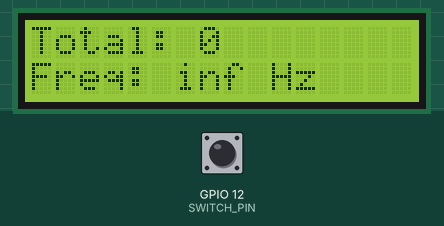
Bench run of a sketch on a simulated ESP8266 (NodeMCU). On the bench: 16×2 character LCD. Inputs (shaded band) come from the test bench; at power-on: GPIO 12 (SWITCH_PIN) HIGH. What the sketch prints to the serial monitor is not drawn.

Above: at 1.2 s.
1.3 s: GPIO 12 (SWITCH_PIN) pulled LOW for 0.15 s
At 2.3 s:
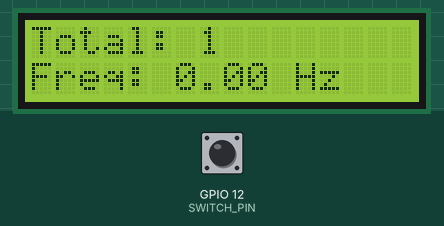
3.0 s: GPIO 12 (SWITCH_PIN) pulled LOW for 1 s
At 5.2 s:
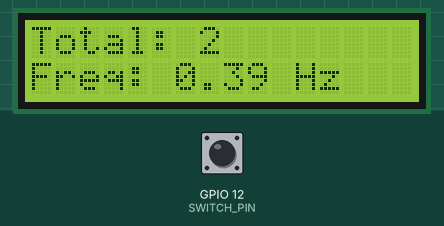
7.0 s: GPIO 12 (SWITCH_PIN) pulled LOW for 0.15 s
At 8.9 s:
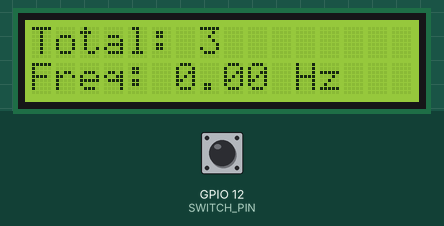
10.0 s: GPIO 12 (SWITCH_PIN) pulled LOW for 1 s
At 11.9 s:
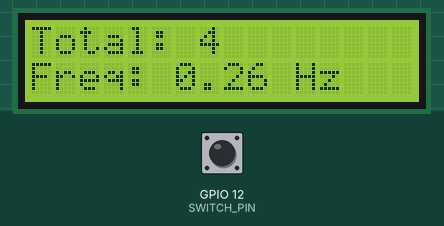
Timing chart, 0 to 13.4 s (numbered marks = the images above; inputs shaded):
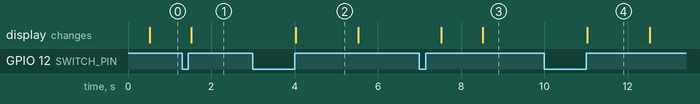

The sketch:

anemometer.ino
```cpp
#include <Arduino.h>
#include <LiquidCrystal_I2C.h>

#define LCD_I2C_ADRESS  0x27
#define LCD_WIDTH       16
#define LCD_HEIGHT      2
LiquidCrystal_I2C lcd(LCD_I2C_ADRESS, LCD_WIDTH, LCD_HEIGHT);

// ----------------------------
// CONFIGURATION
// ----------------------------
#define SWITCH_PIN 12            // Pin for the switch
#define MAX_PRESS_TIMES 60       // Circular buffer length

// ----------------------------
// GLOBAL VARIABLES
// ----------------------------
volatile int pressCount = 0;                    // Simple total counter
volatile unsigned long pressTimes[MAX_PRESS_TIMES];  // Circular buffer for press timestamps
volatile uint8_t pressIndex = 0;                // Current buffer position

unsigned long lastTime = 0;   // For the once-per-interval display
unsigned long interval = 500; // e.g., 500 ms update interval

long last_time_count = 0;

// ----------------------------
// FORWARD DECLARATIONS
// ----------------------------
ICACHE_RAM_ATTR void countPresses();
float getPressesInLastMs(unsigned long period);

// ----------------------------
// INITIALIZATION
// ----------------------------
void init_screen() {
  lcd.init();
  lcd.backlight();
  lcd.noCursor();
  lcd.clear();
  lcd.setCursor(0, 0);
}

// ----------------------------
// SETUP
// ----------------------------
void setup() {
  Serial.begin(115200);  // Start serial communication
  Serial.println("Program start!");

  init_screen();
  Serial.println("Screen inited");

  pinMode(SWITCH_PIN, INPUT);  // Set the switch pin to input with internal pull-up resistor
  attachInterrupt(digitalPinToInterrupt(SWITCH_PIN), countPresses, RISING);
  Serial.println("Interupt set");
}

// ----------------------------
// MAIN LOOP
// ----------------------------
void loop() {
  unsigned long now = millis();

  // Update display every 'interval' ms
  if (now - lastTime >= interval) {
    lastTime = now;

    // We read the total press count safely
    noInterrupts();
    uint32_t totalCount = pressCount;
    interrupts();

    // Calculate how many presses in last 600 ms
    float pressesLast600ms = getPressesInLastMs(1000);

    // Print to Serial
    Serial.print("Total presses: ");
    Serial.print(totalCount);
    Serial.print("  Presses in last 600 ms: ");
    Serial.println(pressesLast600ms);

    // Update LCD
    lcd.setCursor(0, 0);
    lcd.print("Total: ");
    lcd.print(totalCount);

    lcd.setCursor(0, 1);
    lcd.print("Freq: ");
    lcd.print(pressesLast600ms);
    lcd.print(" Hz   ");
  }
}

// ----------------------------
// INTERRUPT SERVICE ROUTINE
// ----------------------------
ICACHE_RAM_ATTR void countPresses() {
  // Store a timestamp in the circular buffer
  unsigned long timeNow = millis();
  pressTimes[pressIndex] = timeNow;

  // Move the index forward in a circular manner
  pressIndex = (pressIndex + 1) % MAX_PRESS_TIMES;

  // Optional total count (you can remove if not needed)
  pressCount++;
}

// ----------------------------
// HELPER FUNCTIONS
// ----------------------------
float getPressesInLastMs(unsigned long period) {
  // Returns how many timestamps are within the last 'period' ms
  // We'll snapshot 'now' so the loop sees a consistent value
  unsigned long now = millis();

  // Reading a shared array in a critical section is safest
  // but for short reads it's often okay if we read the array quickly.
  // We'll do the safer approach with noInterrupts() / interrupts().
  noInterrupts();
  unsigned long timeStamps[MAX_PRESS_TIMES];
  uint8_t indexCopy = pressIndex;
  for (uint8_t i = 0; i < MAX_PRESS_TIMES; i++) {
    timeStamps[i] = pressTimes[i];
  }
  interrupts();

  unsigned long diff_sum = 0;
  uint8_t diff_count = 0;
  uint8_t count = 0;
  unsigned long min_value = -1;
  // We simply check all stored times to see if they are within [now - period, now]
  for (uint8_t i = 0; i < MAX_PRESS_TIMES; i++) {
    if (now - timeStamps[i] <= period) {
      if(i > 0) {
        diff_sum += timeStamps[i] - timeStamps[i-1];
        diff_count += 1;
      }
      count += 1;
    }
  }
  Serial.print("Count:");
  Serial.println(count);

  if (diff_count == 0) {
    return 0.0;   // or return -1, or whatever makes sense for "no presses"
  }

  return (1000.0 * diff_count) / diff_sum;
}
```

Measured:
- after the input at 1.3 s, the display: changes after 0.22 s (image 1)
- after the input at 3.0 s, the display: changes after 1.0 s (image 2)
- after the input at 7.0 s, the display: first changes after 0.52 s (image 3 shows a later state)
- after the input at 10.0 s, the display: changes after 1.0 s (image 4)
- what the display in image 2 shows lasts 1.5 s, from 4.0 s to 5.5 s
